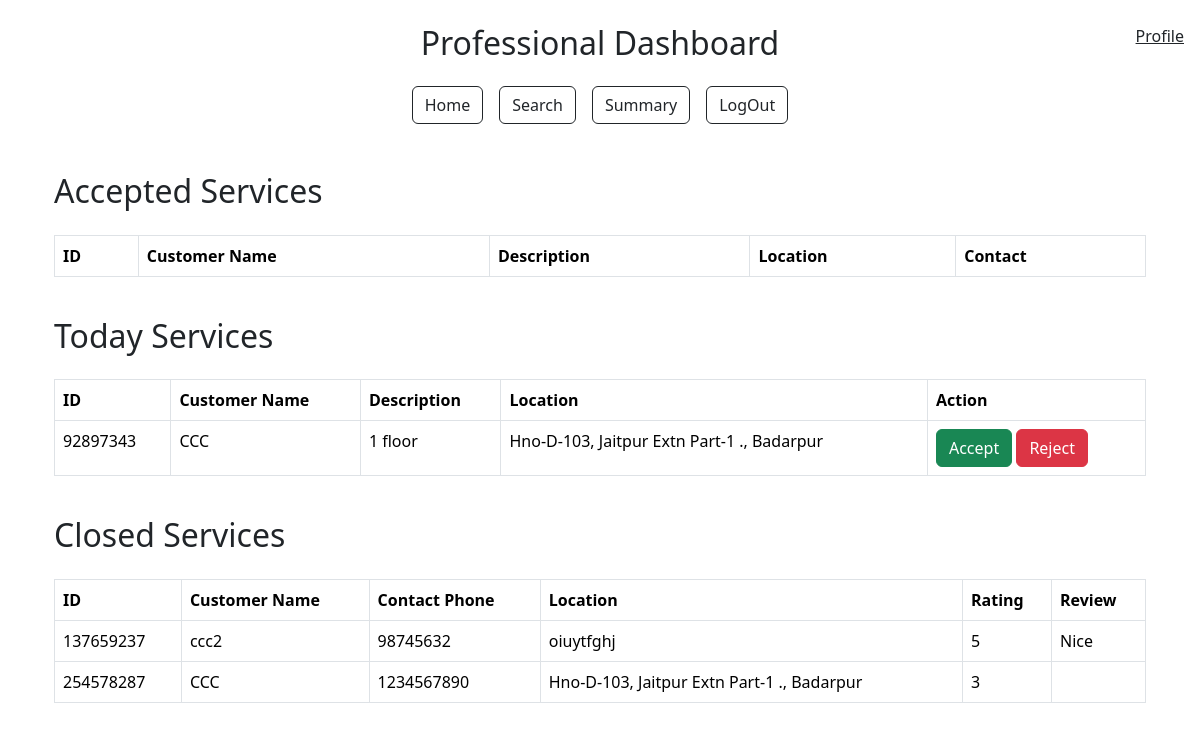
The page /professional_dashboard (signed in) on the database its author committed.
### models.py (models this page shows)
class User(db.Model):
    __tablename__ = "user"
    id = db.Column(db.Integer, primary_key=True)
    username = db.Column(db.String(80), unique=True, nullable=False)
    passhash = db.Column(db.String(80), nullable=False)
    name = db.Column(db.String(80), nullable=False)
    role = db.Column(db.String(20), nullable=False)
    is_blocked = db.Column(db.Boolean, default=False, nullable=False)
    is_admin = db.Column(db.Boolean, default=False, nullable=False)
    professional = db.relationship('Professional', backref='user', lazy=True)
    customer = db.relationship('Customer', backref='user', lazy=True)

class ServiceRequest(db.Model):
    __tablename__ = 'service_request'
    id = db.Column(db.Integer, primary_key=True)
    customer_id = db.Column(db.Integer, db.ForeignKey('customer.id'), nullable=False)  # Reference to Customer
    professional_id = db.Column(db.Integer, db.ForeignKey('professional.id'), nullable=True)  # Reference to Professional
    service_id = db.Column(db.Integer, db.ForeignKey('service.id'), nullable=False)
    date_of_request = db.Column(db.DateTime, default=datetime.utcnow, nullable=False)
    date_of_completion = db.Column(db.DateTime, nullable=True)
    status = db.Column(db.String(20), default='requested', nullable=False)
    rating = db.Column(db.Integer, nullable=True)
    remarks = db.Column(db.Text, nullable=True)
    rejected_by = db.Column(MutableList.as_mutable(JSON), default=[])
    customer = db.relationship('Customer', back_populates='service_requests')
    service = db.relationship('Service', back_populates='service_requests')
    professional = db.relationship('Professional', back_populates='service_requests')
    review = db.relationship('Review', back_populates='service_request', lazy=True)

class Service(db.Model):
    __tablename__ = 'service'
    id = db.Column(db.Integer, primary_key=True)
    service_name = db.Column(db.String(80), unique=False, nullable=False)
    description = db.Column(db.Text, nullable=False)
    price = db.Column(db.Float, nullable=False)
    time_required = db.Column(db.Integer, nullable=False)
    service_requests = db.relationship('ServiceRequest', back_populates='service', lazy=True)

class Customer(db.Model):
    __tablename__ = 'customer'
    id = db.Column(db.Integer, db.ForeignKey('user.id'), primary_key=True)
    address = db.Column(db.Text, nullable=False)
    pincode = db.Column(db.String(6), nullable=False)
    contact = db.Column(db.String(10), nullable=False)
    service_requests = db.relationship('ServiceRequest', back_populates='customer', lazy=True)

### app.py (the view)
@app.route('/professional_dashboard')
def professional_dashboard():
    user_id = session['user_id']
    professional = Professional.query.get(user_id)
    user = User.query.get(user_id)
    service = Service.query.all()
    accepted_services = ServiceRequest.query.filter_by(professional_id=user_id).filter_by(status='accepted').all()
    today_services = (
    db.session.query(ServiceRequest)
    .join(Service)
    .filter(Service.service_name == professional.service_name)
    .filter(ServiceRequest.status == 'requested')
    .all()
)
    closed_services = (
    db.session.query(ServiceRequest)
    .join(Service)
    .filter(Service.service_name == professional.service_name)
    .filter(ServiceRequest.status == 'closed')
    .filter(ServiceRequest.professional_id==user_id)
    .filter(not_(ServiceRequest.rejected_by.contains([professional.id])))
    .all()
)
    print(today_services, 'today_services')
    print(professional.address,service)
    return render_template('professional_dashboard.html',accepted_services=accepted_services,today_services=today_services, closed_services=closed_services,professional=professional, service=service,user=user)

### templates/professional_dashboard.html (shortened to what this page needs)
{% extends "layout.html" %}  {% block content %}
<div class="container mt-5">
  {% if professional.user.is_blocked %}
  <div class="alert alert-danger" role="alert">
    Your account is blocked. Please contact the admin.
  </div>
  {% elif not professional.verified %}
  <div class="alert alert-warning" role="alert">
    Your account is not verified yet. Please wait for the admin to verify your
    account.
  </div>
  {% else %}
  <span class="navbar-text position-fixed top-0 end-0 m-3">
    <a href="{{url_for('profile')}}">Profile</a>
  </span>
  <h2 class="mt-4">Accepted Services</h2>
  <div class="table-responsive">
    <table class="table table-bordered mt-3">
      <thead>
        <tr>
          <th>ID</th>
          <th>Customer Name</th>
          <th>Description</th>
          <th>Location</th>
          <th>Contact</th>
        </tr>
      </thead>
    </table>
  </div>
  <h2 class="mt-4">Today Services</h2>
  <div class="table-responsive">
    <table class="table table-bordered mt-3">
      <thead>
        <tr>
          <th>ID</th>
          <th>Customer Name</th>
          <th>Description</th>
          <th>Location</th>
          <th>Action</th>
        </tr>
      </thead>
      <tbody>
        {% for service_request in today_services %}
        <tr>
          <td>{{ service_request.id }}</td>
          <td>{{ service_request.customer.user.name }}</td>
          <td>{{ service_request.service.description }}</td>
          <td>{{ service_request.customer.address }}</td>
          <td>
            {% set ns = namespace(found=false) %} {% for reject in
            service_request.rejected_by %} {% if reject == user.id %} {% set
            ns.found = true %} {% endif %} {% endfor %} {% if not ns.found %}
            <a
              href="{{ url_for('accept_service', service_id=service_request.id) }}"
              class="btn btn-success"
              >Accept</a
            >
            <a
              href="{{ url_for('reject_service', service_id=service_request.id) }}"
              class="btn btn-danger"
              >Reject</a
            >
            {% else %}
            <span class="badge text-bg-danger">Rejected</span>
            {% endif %}
          </td>
        </tr>
        {% endfor %}
      </tbody>
    </table>
  </div>
  <h2 class="mt-4">Closed Services</h2>
  <div class="table-responsive">
    <table class="table table-bordered mt-3">
      <thead>
        <tr>
          <th>ID</th>
          <th>Customer Name</th>
          <th>Contact Phone</th>
          <th>Location</th>
          <th>Rating</th>
          <th>Review</th>
        </tr>
      </thead>
      <tbody>
        {% for service_request in closed_services %}
        <tr>
          <td>{{ service_request.id }}</td>
          <td>{{ service_request.customer.user.name }}</td>
          <td>{{ service_request.customer.contact }}</td>
          <td>{{ service_request.customer.address }}</td>
          <td>{{ service_request.rating }}</td>
          <td>{{ service_request.remarks }}</td>
        </tr>
        {% endfor %}
      </tbody>
    </table>
  </div>
  {% endif %}
</div>
{% endblock %}

### templates/layout.html (shortened to what this page needs)
<!DOCTYPE html>
<html lang="en">
  <head>
    <link
      href="https://cdn.jsdelivr.net/npm/bootstrap@5.3.3/dist/css/bootstrap.min.css"
      rel="stylesheet"
    />
  </head>
  <body data-bs-theme="light">
    <div class="container mt-4">
      {% if not (request.endpoint == 'professional_dashboard' and
      professional.verified == false) %} {% if request.endpoint not in ['login',
      'register','profile'] and not user.is_blocked%}
      <div class="text-center my-4">
        <h2 class="text-capitalize">
          {{ session.get('user_role') }} Dashboard
        </h2>
      </div>
      <div class="d-flex justify-content-center mb-4">
        <div class="d-flex flex-row gap-3">
          {% with dashboard_url = session['user_role'] + '_dashboard' %}
          <a href="{{ url_for(dashboard_url) }}" class="btn btn-outline-dark"
            >Home</a
          >
          {% endwith %}
          <a href="{{ url_for('search') }}" class="btn btn-outline-dark"
            >Search</a
          >
          <a href="{{ url_for('summary') }}" class="btn btn-outline-dark"
            >Summary</a
          >
          <a href="{{ url_for('logout') }}" class="btn btn-outline-dark"
            >LogOut</a
          >
        </div>
      </div>
      {% endif %} {% endif %}
      {% block content %} {% endblock %}
    </div>
  </body>
</html>

### rows shown on the page
User: get "Professional"
ServiceRequest: id "92897343", customer.user.name "CCC", service.description "1 floor", customer.address "Hno-D-103, Jaitpur Extn Part-1 ., Badarpur"
ServiceRequest: id "137659237", customer.user.name "ccc2", customer.contact "98745632", customer.address "oiuytfghj", rating "5", remarks "Nice"
ServiceRequest: id "254578287", customer.user.name "CCC", customer.contact "1234567890", customer.address "Hno-D-103, Jaitpur Extn Part-1 ., Badarpur", rating "3"
